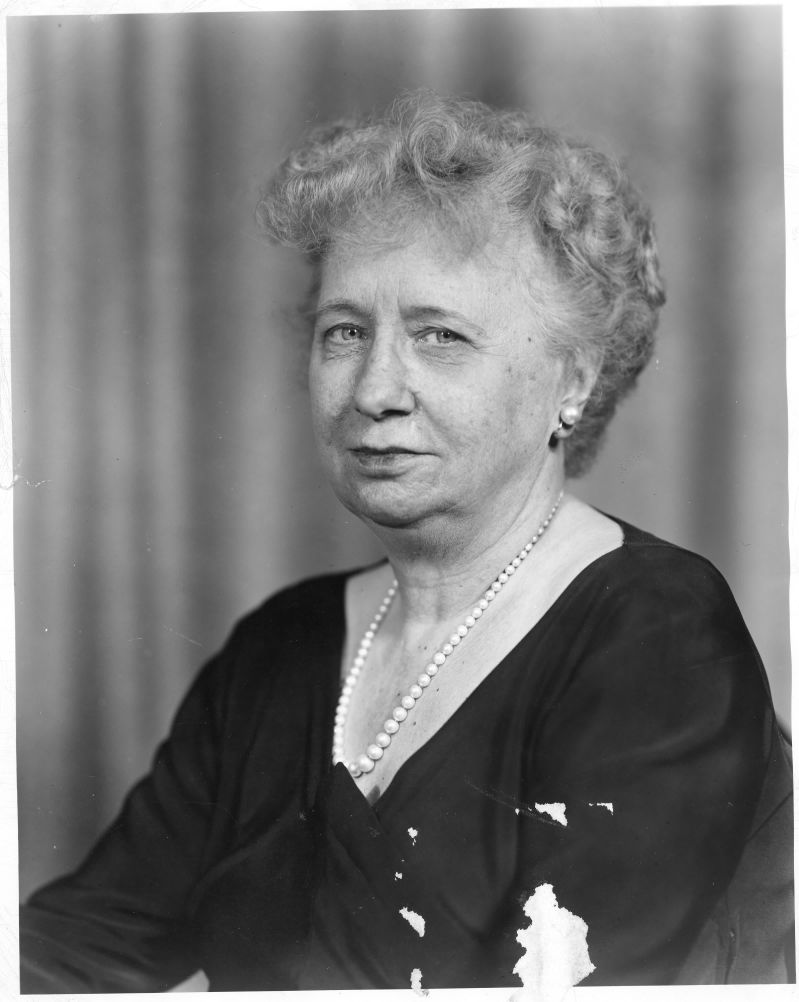
#> input picture Photos/Version-2/tests/2023-1743.jpg, 3195 x 4006 px (shown at 1/4 size); its folder holds only this picture in this run
$ python resize_images.py
#> lines starting #> are read from the running program, lines starting #| are printed output that depends on the picture
#!/usr/bin/env python3
"""
Image Resizer Script

This script resizes all JPEG images in the current working directory
to fit within an 800x800 pixel box while maintaining aspect ratio.
It preserves all metadata (EXIF, IPTC, etc.) during the conversion process.
"""

import os
import glob
import time
import subprocess
from PIL import Image
from datetime import datetime

def get_size_format(b):
    """
    Convert bytes to a human-readable format (KB, MB, etc.)
    """
    factor = 1024
    for unit in ["B", "KB", "MB", "GB", "TB"]:
        if b < factor:
            return f"{b:.2f} {unit}"
        b /= factor

def resize_image(image_path, max_size=800, quality=85, output_suffix="_800px"):
    """
    Resize an image to fit within max_size x max_size while maintaining aspect ratio
    Preserves all metadata (EXIF, IPTC, etc.) using ExifTool
    Returns: (original_size, new_size) in bytes
    """
#> called with image_path = '2023-1743.jpg', max_size = 800, quality = 85, output_suffix = '_800px'
    # Get the original file size
    original_size = os.path.getsize(image_path)

    # Open the image
    with Image.open(image_path) as img:
        # Get original image size and format
#> img is the input picture: PIL image 3195x4006 RGB; min 0, max 255, mean 119.4
        width, height = img.size
#> width = 3195; height = 4006
        format = img.format
#> format = 'JPEG'

        # Skip if image is already smaller than max_size
        if width <= max_size and height <= max_size:
            print(f"Skipping {os.path.basename(image_path)} - already smaller than {max_size}x{max_size}")
            return (original_size, original_size, width, height, width, height, False)

        # Calculate the scaling factor
        scale_factor = min(max_size / width, max_size / height)
#> scale_factor = 0.2

        # Calculate new dimensions
        new_width = int(width * scale_factor)
#> new_width = 638
        new_height = int(height * scale_factor)
#> new_height = 800

        # Create a new filename with suffix
        file_name, file_ext = os.path.splitext(image_path)
        output_path = f"{file_name}{output_suffix}{file_ext}"

        # Preserve EXIF data
        exif = img.info.get('exif', b'')

        # Resize image with high-quality resampling
        resized_img = img.resize((new_width, new_height), Image.LANCZOS)
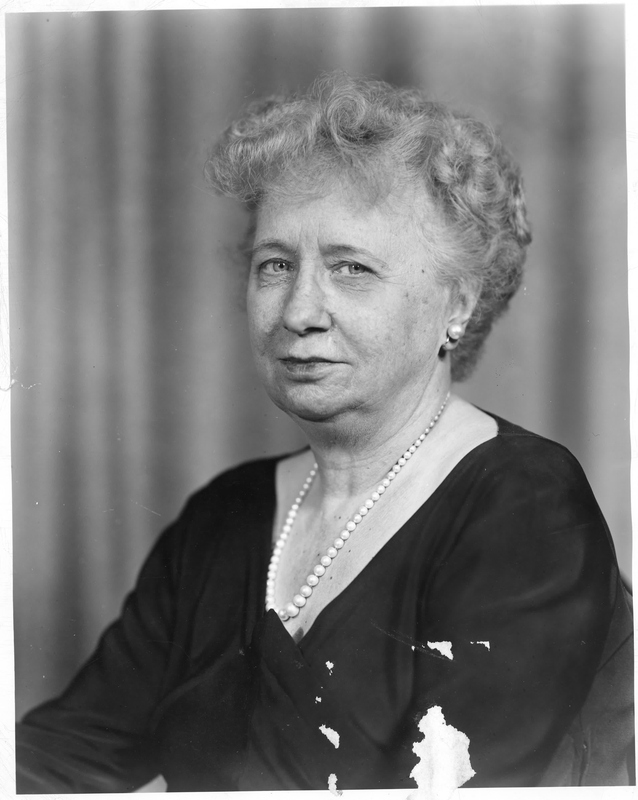
#> resized_img: PIL image 638x800 RGB; min 14, max 255, mean 119.4

        # Save the resized image with original EXIF data
        if 'exif' in img.info:
            resized_img.save(output_path, format=format, quality=quality, exif=exif)
        else:
            resized_img.save(output_path, format=format, quality=quality)

        # Get new file size after initial save
        initial_new_size = os.path.getsize(output_path)

        # Use ExifTool to copy all metadata from the original image to the resized image
        print("  Preserving metadata with ExifTool...")
        try:
            # Run ExifTool to copy all metadata
            exiftool_cmd = ['exiftool', '-tagsFromFile', image_path, '-all:all', output_path, '-overwrite_original']
            result = subprocess.run(exiftool_cmd, capture_output=True, text=True, check=False)

            if result.returncode != 0:
                print(f"  Warning: ExifTool reported an issue: {result.stderr.strip()}")
            else:
                print("  Metadata successfully preserved")
        except Exception as e:
            print(f"  Error preserving metadata: {str(e)}")

        # Get final file size
        new_size = os.path.getsize(output_path)

        return (original_size, new_size, width, height, new_width, new_height, True)

def main():
    print("\n===== JPEG Image Resizer =====")
    print(f"Target Size: 800x800 pixels (maintaining aspect ratio)")
    print(f"Metadata: All EXIF/IPTC metadata will be preserved")
    print(f"Started at: {datetime.now().strftime('%Y-%m-%d %H:%M:%S')}")
    print("==============================\n")

    # Find all JPEG files in the current directory
    jpg_files = glob.glob("*.jpg")

    if not jpg_files:
        print("No JPEG files found in the current directory.")
        return

    print(f"Found {len(jpg_files)} JPEG files to process\n")

    # Process each image
    total_original_size = 0
    total_new_size = 0
    processed_count = 0
    skipped_count = 0

    start_time = time.time()

    for i, jpg_file in enumerate(jpg_files, 1):
        print(f"[{i}/{len(jpg_files)}] Processing: {jpg_file}")

        try:
            orig_size, new_size, orig_width, orig_height, new_width, new_height, was_resized = resize_image(jpg_file)

            total_original_size += orig_size
            total_new_size += new_size

            if was_resized:
                size_change_percent = 100 - (new_size / orig_size * 100)
                print(f"  Original: {orig_width}x{orig_height} ({get_size_format(orig_size)})")
                print(f"  Resized:  {new_width}x{new_height} ({get_size_format(new_size)})")
                print(f"  Reduction: {size_change_percent:.1f}%")
                processed_count += 1
            else:
                skipped_count += 1

        except Exception as e:
            print(f"  Error processing {jpg_file}: {str(e)}")

        print()  # Empty line for readability

    # Calculate and display summary
    elapsed_time = time.time() - start_time
    total_reduction = total_original_size - total_new_size
    percent_reduction = 0
    if total_original_size > 0:
        percent_reduction = (total_reduction / total_original_size) * 100

    print("\n===== Summary =====")
    print(f"Total files found:      {len(jpg_files)}")
    print(f"Files processed:        {processed_count}")
    print(f"Files skipped:          {skipped_count} (already smaller than 800x800)")
    print(f"Original total size:    {get_size_format(total_original_size)}")
    print(f"New total size:         {get_size_format(total_new_size)}")
    print(f"Size reduction:         {get_size_format(total_reduction)} ({percent_reduction:.1f}%)")
    print(f"Time taken:             {elapsed_time:.2f} seconds")
    print(f"Completed at:           {datetime.now().strftime('%Y-%m-%d %H:%M:%S')}")
    print("===================")

    print("\nResized images have been saved with '_800px' added to the filename.")
    print("All metadata (EXIF, IPTC, etc.) has been preserved in the resized images.")

if __name__ == "__main__":
    main()
#> (the call stopped at in resize_image, `result = subprocess.run(exiftool_cmd, capture_output=True, text=True, ..`: subprocess is not available in this run)
